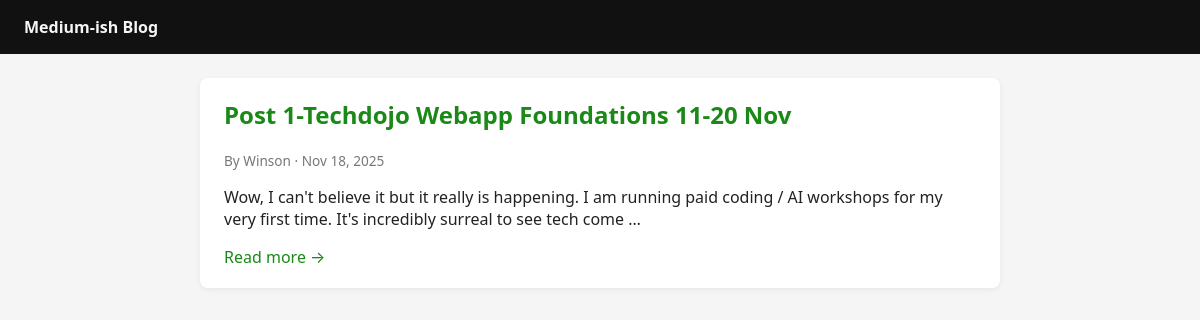
The page / on the database its author committed.
### blog/models.py (models this page shows, shortened)
class Post(models.Model):
    title = models.CharField(max_length=200)
    slug = models.SlugField(unique=True, blank=True)
    author = models.CharField(max_length=100, default="Winson")  # or blank=True
    content = models.TextField()
    created_at = models.DateTimeField(auto_now_add=True)
    updated_at = models.DateTimeField(auto_now=True)
    published = models.BooleanField(default=True)
    class Meta:
        ordering = ["-published", "-created_at"]  # newest first

### blog/views.py (the view)
# urls.py: path("", views.post_list, name="post_list"),
def post_list(request):
    posts = Post.objects.filter(published=True)
    return render(request, "blog/post_list.html", {"posts": posts})

### blog/templates/blog/post_list.html (shortened to what this page needs)
{% extends "blog/base.html" %}
{% block content %}
{% if posts %}
{% for post in posts %}
<article class="post-card">
  <h2>
    <a href="{% url 'blog:post_detail' slug=post.slug %}">
      {{ post.title }}
    </a>
  </h2>
  <div class="meta">
    By {{ post.author }} · {{ post.created_at|date:"M j, Y" }}
  </div>
  <p>
    {{ post.content|truncatewords:30 }}
  </p>
  <a href="{% url 'blog:post_detail' slug=post.slug %}">Read more →</a>
</article>
{% endfor %}
{% else %}
<p>No posts yet. Log into the admin and create one!</p>
{% endif %}
{% endblock %}

### blog/templates/blog/base.html (shortened to what this page needs)
<!doctype html>
<html lang="en">
<head>
</head>
<body>
  <header>
    <a href="{% url 'blog:post_list' %}">
      <strong>Medium-ish Blog</strong>
    </a>
  </header>
  <div class="container">
    {% block content %}{% endblock %}
  </div>
</body>
</html>

### blog/templates/blog/base.html (style rules this page uses)
body { font-family: system-ui, -apple-system, BlinkMacSystemFont, "Segoe UI", sans-serif; margin: 0; background: #f5f5f5; color: #222; }
header { background: #111; color: #f5f5f5; padding: 16px 24px; }
header a { color: inherit; text-decoration: none; }
.container { max-width: 800px; margin: 24px auto 40px; padding: 0 16px; }
.post-card { background: #fff; padding: 20px 24px; border-radius: 8px; margin-bottom: 16px; box-shadow: 0 2px 6px rgba(0, 0, 0, 0.06); }
.post-card h2 { margin-top: 0; }
.meta { font-size: 0.85rem; color: #777; margin-bottom: 8px; }
a { color: #1a8917; text-decoration: none; }

### rows shown on the page
Post: title "Post 1-Techdojo Webapp Foundations 11-20 Nov", author "Winson", created_at "Nov 18, 2025", content "Wow, I can't believe it but it really is happening. I am running paid coding / AI workshops for my very first time. It's incredibly surreal to see tech come …"
